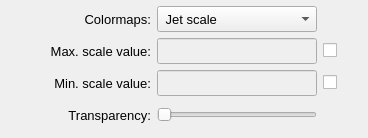
<?xml version="1.0" encoding="UTF-8"?>
<ui version="4.0">
 <class>Form</class>
 <widget class="QWidget" name="Form">
  <property name="geometry">
   <rect>
    <x>0</x>
    <y>0</y>
    <width>368</width>
    <height>138</height>
   </rect>
  </property>
  <property name="minimumSize">
   <size>
    <width>0</width>
    <height>0</height>
   </size>
  </property>
  <property name="maximumSize">
   <size>
    <width>16777215</width>
    <height>160</height>
   </size>
  </property>
  <property name="windowTitle">
   <string>Form</string>
  </property>
  <layout class="QGridLayout" name="gridLayout">
   <property name="leftMargin">
    <number>4</number>
   </property>
   <property name="topMargin">
    <number>6</number>
   </property>
   <property name="rightMargin">
    <number>4</number>
   </property>
   <property name="bottomMargin">
    <number>6</number>
   </property>
   <property name="spacing">
    <number>4</number>
   </property>
   <item row="0" column="0">
    <widget class="QFrame" name="frame_4">
     <property name="minimumSize">
      <size>
       <width>0</width>
       <height>40</height>
      </size>
     </property>
     <property name="maximumSize">
      <size>
       <width>16777215</width>
       <height>16777215</height>
      </size>
     </property>
     <property name="frameShape">
      <enum>QFrame::Shape::NoFrame</enum>
     </property>
     <property name="frameShadow">
      <enum>QFrame::Shadow::Raised</enum>
     </property>
     <layout class="QGridLayout" name="gridLayout_15">
      <property name="leftMargin">
       <number>0</number>
      </property>
      <property name="topMargin">
       <number>0</number>
      </property>
      <property name="rightMargin">
       <number>0</number>
      </property>
      <property name="bottomMargin">
       <number>0</number>
      </property>
      <property name="spacing">
       <number>6</number>
      </property>
      <item row="3" column="2">
       <widget class="QLineEdit" name="lineEdit_min_color_value">
        <property name="enabled">
         <bool>false</bool>
        </property>
        <property name="sizePolicy">
         <sizepolicy hsizetype="Preferred" vsizetype="Fixed">
          <horstretch>0</horstretch>
          <verstretch>0</verstretch>
         </sizepolicy>
        </property>
        <property name="minimumSize">
         <size>
          <width>160</width>
          <height>26</height>
         </size>
        </property>
        <property name="maximumSize">
         <size>
          <width>160</width>
          <height>26</height>
         </size>
        </property>
        <property name="font">
         <font>
          <pointsize>10</pointsize>
         </font>
        </property>
       </widget>
      </item>
      <item row="2" column="1">
       <widget class="QLabel" name="label">
        <property name="minimumSize">
         <size>
          <width>120</width>
          <height>26</height>
         </size>
        </property>
        <property name="maximumSize">
         <size>
          <width>120</width>
          <height>26</height>
         </size>
        </property>
        <property name="font">
         <font>
          <pointsize>10</pointsize>
         </font>
        </property>
        <property name="toolTip">
         <string>Maximum colorbar value</string>
        </property>
        <property name="text">
         <string>Max. scale value:</string>
        </property>
        <property name="alignment">
         <set>Qt::AlignmentFlag::AlignRight|Qt::AlignmentFlag::AlignTrailing|Qt::AlignmentFlag::AlignVCenter</set>
        </property>
       </widget>
      </item>
      <item row="2" column="2">
       <widget class="QLineEdit" name="lineEdit_max_color_value">
        <property name="enabled">
         <bool>false</bool>
        </property>
        <property name="sizePolicy">
         <sizepolicy hsizetype="Preferred" vsizetype="Fixed">
          <horstretch>0</horstretch>
          <verstretch>0</verstretch>
         </sizepolicy>
        </property>
        <property name="minimumSize">
         <size>
          <width>160</width>
          <height>26</height>
         </size>
        </property>
        <property name="maximumSize">
         <size>
          <width>160</width>
          <height>26</height>
         </size>
        </property>
        <property name="font">
         <font>
          <pointsize>10</pointsize>
         </font>
        </property>
       </widget>
      </item>
      <item row="0" column="2">
       <widget class="QComboBox" name="comboBox_colormaps">
        <property name="minimumSize">
         <size>
          <width>160</width>
          <height>26</height>
         </size>
        </property>
        <property name="maximumSize">
         <size>
          <width>160</width>
          <height>26</height>
         </size>
        </property>
        <property name="font">
         <font>
          <pointsize>10</pointsize>
         </font>
        </property>
        <item>
         <property name="text">
          <string> Jet scale</string>
         </property>
        </item>
        <item>
         <property name="text">
          <string> Viridis scale</string>
         </property>
        </item>
        <item>
         <property name="text">
          <string> Inferno scale</string>
         </property>
        </item>
        <item>
         <property name="text">
          <string> Magma scale</string>
         </property>
        </item>
        <item>
         <property name="text">
          <string> Plasma scale</string>
         </property>
        </item>
        <item>
         <property name="text">
          <string>BWR diverging scale</string>
         </property>
        </item>
        <item>
         <property name="text">
          <string>PiYG diverging scale</string>
         </property>
        </item>
        <item>
         <property name="text">
          <string>PRGn diverging scale</string>
         </property>
        </item>
        <item>
         <property name="text">
          <string>BrBG diverging scale</string>
         </property>
        </item>
        <item>
         <property name="text">
          <string>PuOr diverging scale</string>
         </property>
        </item>
        <item>
         <property name="text">
          <string> Grayscale</string>
         </property>
        </item>
       </widget>
      </item>
      <item row="2" column="5">
       <spacer name="horizontalSpacer_14">
        <property name="orientation">
         <enum>Qt::Orientation::Horizontal</enum>
        </property>
        <property name="sizeHint" stdset="0">
         <size>
          <width>40</width>
          <height>20</height>
         </size>
        </property>
       </spacer>
      </item>
      <item row="0" column="1">
       <widget class="QLabel" name="label_3">
        <property name="minimumSize">
         <size>
          <width>120</width>
          <height>26</height>
         </size>
        </property>
        <property name="maximumSize">
         <size>
          <width>120</width>
          <height>26</height>
         </size>
        </property>
        <property name="font">
         <font>
          <pointsize>10</pointsize>
         </font>
        </property>
        <property name="text">
         <string>Colormaps:</string>
        </property>
        <property name="alignment">
         <set>Qt::AlignmentFlag::AlignRight|Qt::AlignmentFlag::AlignTrailing|Qt::AlignmentFlag::AlignVCenter</set>
        </property>
       </widget>
      </item>
      <item row="3" column="4">
       <widget class="QCheckBox" name="min_color_check_box">
        <property name="text">
         <string/>
        </property>
       </widget>
      </item>
      <item row="2" column="4">
       <widget class="QCheckBox" name="max_color_check_box">
        <property name="text">
         <string/>
        </property>
       </widget>
      </item>
      <item row="3" column="1">
       <widget class="QLabel" name="label_2">
        <property name="minimumSize">
         <size>
          <width>120</width>
          <height>26</height>
         </size>
        </property>
        <property name="maximumSize">
         <size>
          <width>120</width>
          <height>26</height>
         </size>
        </property>
        <property name="font">
         <font>
          <pointsize>10</pointsize>
         </font>
        </property>
        <property name="toolTip">
         <string>Minimum colorbar value</string>
        </property>
        <property name="lineWidth">
         <number>0</number>
        </property>
        <property name="text">
         <string>Min. scale value:</string>
        </property>
        <property name="alignment">
         <set>Qt::AlignmentFlag::AlignRight|Qt::AlignmentFlag::AlignTrailing|Qt::AlignmentFlag::AlignVCenter</set>
        </property>
       </widget>
      </item>
      <item row="2" column="0">
       <spacer name="horizontalSpacer_15">
        <property name="orientation">
         <enum>Qt::Orientation::Horizontal</enum>
        </property>
        <property name="sizeHint" stdset="0">
         <size>
          <width>40</width>
          <height>20</height>
         </size>
        </property>
       </spacer>
      </item>
      <item row="4" column="2">
       <widget class="QSlider" name="slider_transparency">
        <property name="minimumSize">
         <size>
          <width>160</width>
          <height>26</height>
         </size>
        </property>
        <property name="maximumSize">
         <size>
          <width>160</width>
          <height>26</height>
         </size>
        </property>
        <property name="orientation">
         <enum>Qt::Orientation::Horizontal</enum>
        </property>
       </widget>
      </item>
      <item row="4" column="1">
       <widget class="QLabel" name="label_4">
        <property name="minimumSize">
         <size>
          <width>120</width>
          <height>26</height>
         </size>
        </property>
        <property name="maximumSize">
         <size>
          <width>120</width>
          <height>26</height>
         </size>
        </property>
        <property name="font">
         <font>
          <pointsize>10</pointsize>
         </font>
        </property>
        <property name="text">
         <string>Transparency:</string>
        </property>
        <property name="alignment">
         <set>Qt::AlignmentFlag::AlignRight|Qt::AlignmentFlag::AlignTrailing|Qt::AlignmentFlag::AlignVCenter</set>
        </property>
       </widget>
      </item>
     </layout>
    </widget>
   </item>
  </layout>
 </widget>
 <resources/>
 <connections/>
</ui>
